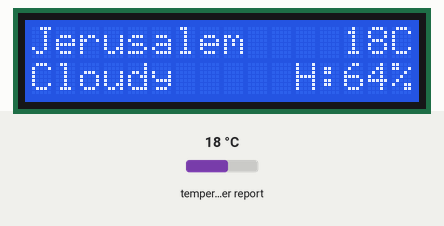
Recording of a program running on a simulated Raspberry Pi Pico running MicroPython. On the bench: 16×2 character LCD. The inputs (shaded band) are chosen by the test bench; at power-on: temperature in the web weather report 18 °C. WiFi joins after 1.5 s; requests to the public web service named in the program get a made-up reply in its usual format after 0.4 s (London, UTC, broken clouds, 64 % humidity, 1013 hPa unless stated); values from a settings file that is not in the repository are placeholders; the clock reads 2024-03-15 10:24:30 at power-on unless the program sets it; library files of the repository ran but are not shown: lcd_api.py.

Above: at 6.8 s.
At 11.9 s:
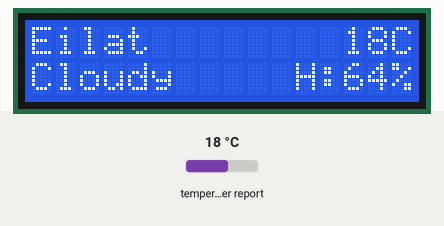
At 16.9 s:
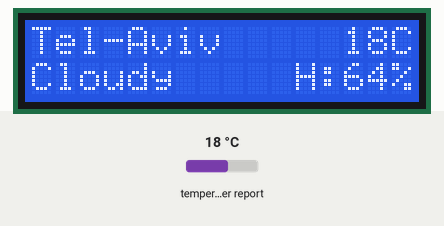

Measured:
- by itself, everything shown: repeats every 15.2 s, in 6 steps
- what the display in image 0 shows lasts 5.0 s, from 6.7 s to 11.7 s

The program:

main.py
```python
import time
import network
from machine import Pin
from gpio_lcd import GpioLcd

from config import (
    WIFI_SSID, WIFI_PASSWORD, WIFI_TIMEOUT,
    LOCATIONS,
    LCD_RS, LCD_EN, LCD_D4, LCD_D5, LCD_D6, LCD_D7,
    LCD_COLS, LCD_ROWS,
    DISPLAY_CYCLE_MS, FETCH_INTERVAL_MS, WIFI_RETRY_MS,
)
from weather import fetch_weather, wmo_to_str


def connect_wifi(lcd):
    wlan = network.WLAN(network.STA_IF)
    wlan.active(True)
    if wlan.isconnected():
        return True
    lcd.clear()
    lcd.move_to(0, 0)
    lcd.putstr("Connecting WiFi")
    wlan.connect(WIFI_SSID, WIFI_PASSWORD)
    deadline = time.time() + WIFI_TIMEOUT
    while not wlan.isconnected():
        if time.time() >= deadline:
            lcd.clear()
            lcd.move_to(0, 0)
            lcd.putstr("No WiFi")
            return False
        time.sleep(0.5)
    return True


def render_display(lcd, loc_index, data):
    name = LOCATIONS[loc_index]["name"]
    lcd.clear()
    if data is None:
        lcd.move_to(0, 0)
        lcd.putstr("{:<13} --C".format(name[:13]))
        lcd.move_to(0, 1)
        lcd.putstr("No data     H:--%" )
        return

    current = data["current"]
    temp = int(round(current["temperature_2m"]))
    hum  = int(round(current["relative_humidity_2m"]))
    cond = wmo_to_str(current["weather_code"])

    lcd.move_to(0, 0)
    lcd.putstr("{:<13}{:>2d}C".format(name[:13], temp))

    lcd.move_to(0, 1)
    if hum == 100:
        lcd.putstr("{:<10}H:100%".format(cond))
    else:
        lcd.putstr("{:<11}H:{:>2d}%".format(cond, hum))


def main():
    # --- LCD init ---
    lcd = GpioLcd(
        rs_pin=Pin(LCD_RS), enable_pin=Pin(LCD_EN),
        d4_pin=Pin(LCD_D4), d5_pin=Pin(LCD_D5),
        d6_pin=Pin(LCD_D6), d7_pin=Pin(LCD_D7),
        num_lines=LCD_ROWS, num_columns=LCD_COLS,
    )
    lcd.putstr("Booting...")

    # --- WiFi ---
    connect_wifi(lcd)

    # --- State ---
    n = len(LOCATIONS)
    cache           = [None] * n
    last_fetch_ms   = [0] * n
    current_loc     = 0
    display_start_ms = time.ticks_ms()
    last_wifi_retry  = time.ticks_ms()

    # Render initial display immediately
    render_display(lcd, current_loc, cache[current_loc])

    wlan = network.WLAN(network.STA_IF)

    while True:
        now = time.ticks_ms()

        # 1. WiFi watchdog
        if not wlan.isconnected():
            if time.ticks_diff(now, last_wifi_retry) >= WIFI_RETRY_MS:
                last_wifi_retry = now
                connect_wifi(lcd)
                # Re-render after reconnect attempt
                render_display(lcd, current_loc, cache[current_loc])

        # 2. Fetch stale or missing data for all locations
        if wlan.isconnected():
            for i in range(n):
                age = time.ticks_diff(now, last_fetch_ms[i])
                if cache[i] is None or age >= FETCH_INTERVAL_MS:
                    loc = LOCATIONS[i]
                    data, err = fetch_weather(loc["lat"], loc["lon"])
                    last_fetch_ms[i] = time.ticks_ms()
                    if data is not None:
                        cache[i] = data
                    elif err is not None and i == current_loc:
                        # Show error briefly on line 2
                        lcd.move_to(0, 1)
                        lcd.putstr("Err:{:<12}".format(err))
                        time.sleep_ms(2000)
                        render_display(lcd, current_loc, cache[current_loc])
                    # Always break after one fetch per loop tick to avoid blocking too long
                    break

        # 3. Display cycle
        if time.ticks_diff(now, display_start_ms) >= DISPLAY_CYCLE_MS:
            current_loc = (current_loc + 1) % n
            display_start_ms = time.ticks_ms()
            render_display(lcd, current_loc, cache[current_loc])

        time.sleep_ms(100)


main()
```

gpio_lcd.py
```python
"""Implements a HD44780 character LCD connected via ESP32 GPIO pins."""

from lcd_api import LcdApi
from machine import Pin
from utime import sleep_ms, sleep_us


class GpioLcd(LcdApi):
    """Implements a HD44780 character LCD connected via ESP32 GPIO pins."""

    def __init__(self, rs_pin, enable_pin, d0_pin=None, d1_pin=None,
                 d2_pin=None, d3_pin=None, d4_pin=None, d5_pin=None,
                 d6_pin=None, d7_pin=None, rw_pin=None, backlight_pin=None,
                 num_lines=2, num_columns=16):
        """Constructs the GpioLcd object. All of the arguments must be machine.Pin
        objects which describe which pin the given line from the LCD is
        connected to.

        When used in 4-bit mode, only D4, D5, D6, and D7 are physically
        connected to the LCD panel. This function allows you call it like
        GpioLcd(rs, enable, D4, D5, D6, D7) and it will interpret that as
        if you had actually called:
        GpioLcd(rs, enable, d4=D4, d5=D5, d6=D6, d7=D7)

        The enable 8-bit mode, you need pass d0 through d7.

        The rw pin isn't used by this library, but if you specify it, then
        it will be set low.
        """
        self.rs_pin = rs_pin
        self.enable_pin = enable_pin
        self.rw_pin = rw_pin
        self.backlight_pin = backlight_pin
        self._4bit = True
        if d4_pin and d5_pin and d6_pin and d7_pin:
            self.d0_pin = d0_pin
            self.d1_pin = d1_pin
            self.d2_pin = d2_pin
            self.d3_pin = d3_pin
            self.d4_pin = d4_pin
            self.d5_pin = d5_pin
            self.d6_pin = d6_pin
            self.d7_pin = d7_pin
            if self.d0_pin and self.d1_pin and self.d2_pin and self.d3_pin:
                self._4bit = False
        else:
            # This is really 4-bit mode, and the 4 data pins were just
            # passed as the first 4 arguments, so we switch things around.
            self.d0_pin = None
            self.d1_pin = None
            self.d2_pin = None
            self.d3_pin = None
            self.d4_pin = d0_pin
            self.d5_pin = d1_pin
            self.d6_pin = d2_pin
            self.d7_pin = d3_pin
        self.rs_pin.init(Pin.OUT)
        self.rs_pin.value(0)
        if self.rw_pin:
            self.rw_pin.init(Pin.OUT)
            self.rw_pin.value(0)
        self.enable_pin.init(Pin.OUT)
        self.enable_pin.value(0)
        self.d4_pin.init(Pin.OUT)
        self.d5_pin.init(Pin.OUT)
        self.d6_pin.init(Pin.OUT)
        self.d7_pin.init(Pin.OUT)
        self.d4_pin.value(0)
        self.d5_pin.value(0)
        self.d6_pin.value(0)
        self.d7_pin.value(0)
        if not self._4bit:
            self.d0_pin.init(Pin.OUT)
            self.d1_pin.init(Pin.OUT)
            self.d2_pin.init(Pin.OUT)
            self.d3_pin.init(Pin.OUT)
            self.d0_pin.value(0)
            self.d1_pin.value(0)
            self.d2_pin.value(0)
            self.d3_pin.value(0)
        if self.backlight_pin is not None:
            self.backlight_pin.init(Pin.OUT)
            self.backlight_pin.value(0)

        # See about splitting this into begin

        sleep_ms(20)   # Allow LCD time to powerup
        # Send reset 3 times
        self.hal_write_init_nibble(self.LCD_FUNCTION_RESET)
        sleep_ms(5)    # need to delay at least 4.1 msec
        self.hal_write_init_nibble(self.LCD_FUNCTION_RESET)
        sleep_ms(1)
        self.hal_write_init_nibble(self.LCD_FUNCTION_RESET)
        sleep_ms(1)
        cmd = self.LCD_FUNCTION
        if not self._4bit:
            cmd |= self.LCD_FUNCTION_8BIT
        self.hal_write_init_nibble(cmd)
        sleep_ms(1)
        LcdApi.__init__(self, num_lines, num_columns)
        if num_lines > 1:
            cmd |= self.LCD_FUNCTION_2LINES
        self.hal_write_command(cmd)

    def hal_pulse_enable(self):
        """Pulse the enable line high, and then low again."""
        self.enable_pin.value(0)
        sleep_us(1)
        self.enable_pin.value(1)
        sleep_us(1)       # Enable pulse needs to be > 450 nsec
        self.enable_pin.value(0)
        sleep_us(100)     # Commands need > 37us to settle

    def hal_write_init_nibble(self, nibble):
        """Writes an initialization nibble to the LCD.

        This particular function is only used during initialization.
        """
        self.hal_write_4bits(nibble >> 4)

    def hal_backlight_on(self):
        """Allows the hal layer to turn the backlight on."""
        if self.backlight_pin:
            self.backlight_pin.value(1)

    def hal_backlight_off(self):
        """Allows the hal layer to turn the backlight off."""
        if self.backlight_pin:
            self.backlight_pin.value(0)

    def hal_write_command(self, cmd):
        """Writes a command to the LCD.

        Data is latched on the falling edge of E.
        """
        self.rs_pin.value(0)
        self.hal_write_8bits(cmd)
        if cmd <= 3:
            # The home and clear commands require a worst
            # case delay of 4.1 msec
            sleep_ms(5)

    def hal_write_data(self, data):
        """Write data to the LCD."""
        self.rs_pin.value(1)
        self.hal_write_8bits(data)

    def hal_write_8bits(self, value):
        """Writes 8 bits of data to the LCD."""
        if self.rw_pin:
            self.rw_pin.value(0)
        if self._4bit:
            self.hal_write_4bits(value >> 4)
            self.hal_write_4bits(value)
        else:
            self.d3_pin.value(value & 0x08)
            self.d2_pin.value(value & 0x04)
            self.d1_pin.value(value & 0x02)
            self.d0_pin.value(value & 0x01)
            self.hal_write_4bits(value >> 4)

    def hal_write_4bits(self, nibble):
        """Writes 4 bits of data to the LCD."""
        self.d7_pin.value(nibble & 0x08)
        self.d6_pin.value(nibble & 0x04)
        self.d5_pin.value(nibble & 0x02)
        self.d4_pin.value(nibble & 0x01)
        self.hal_pulse_enable()
```

config.py
```python
from secrets import WIFI_SSID, WIFI_PASSWORD  # noqa: F401 (re-exported)

WIFI_TIMEOUT  = 15          # seconds

LOCATIONS = [
    {"name": "Tel-Aviv",   "lat": 32.0853, "lon": 34.7818},
    {"name": "Jerusalem",  "lat": 31.7683, "lon": 35.2137},
    {"name": "Eilat",      "lat": 29.5581, "lon": 34.9482},
]

# LCD GPIO pin assignments (4-bit parallel mode)
LCD_RS = 0   # GP0
LCD_EN = 1   # GP1
LCD_D4 = 2   # GP2
LCD_D5 = 3   # GP3
LCD_D6 = 4   # GP4
LCD_D7 = 5   # GP5
LCD_COLS, LCD_ROWS = 16, 2

DISPLAY_CYCLE_MS  = 5_000    # ms each location is shown
FETCH_INTERVAL_MS = 600_000  # ms between API refreshes (10 min)
WIFI_RETRY_MS     = 30_000   # ms between WiFi reconnect attempts
```

weather.py
```python
import urequests

WMO_CODES = {
    0: "Clear",    1: "MClear",   2: "PCloud",   3: "Cloudy",
    45: "Fog",     48: "DepFog",
    51: "LDrizl",  53: "MDrizl",  55: "HDrizl",
    61: "LRain",   63: "MRain",   65: "HRain",
    66: "FzRain",  67: "HFzRain",
    71: "LSnow",   73: "MSnow",   75: "HSnow",   77: "Grains",
    80: "LShwr",   81: "MShwr",   82: "HShwr",
    85: "LSnwSh",  86: "HSnwSh",
    95: "Storm",   96: "StHail",  99: "StHHail",
}


def wmo_to_str(code):
    return WMO_CODES.get(code, "Unknown")


def fetch_weather(lat, lon):
    url = (
        "https://api.open-meteo.com/v1/forecast"
        "?latitude={}&longitude={}"
        "&current=temperature_2m,relative_humidity_2m,weather_code"
    ).format(lat, lon)
    try:
        r = urequests.get(url, timeout=10)
        try:
            data = r.json()
        finally:
            r.close()
        return data, None
    except Exception as e:
        return None, type(e).__name__
```
